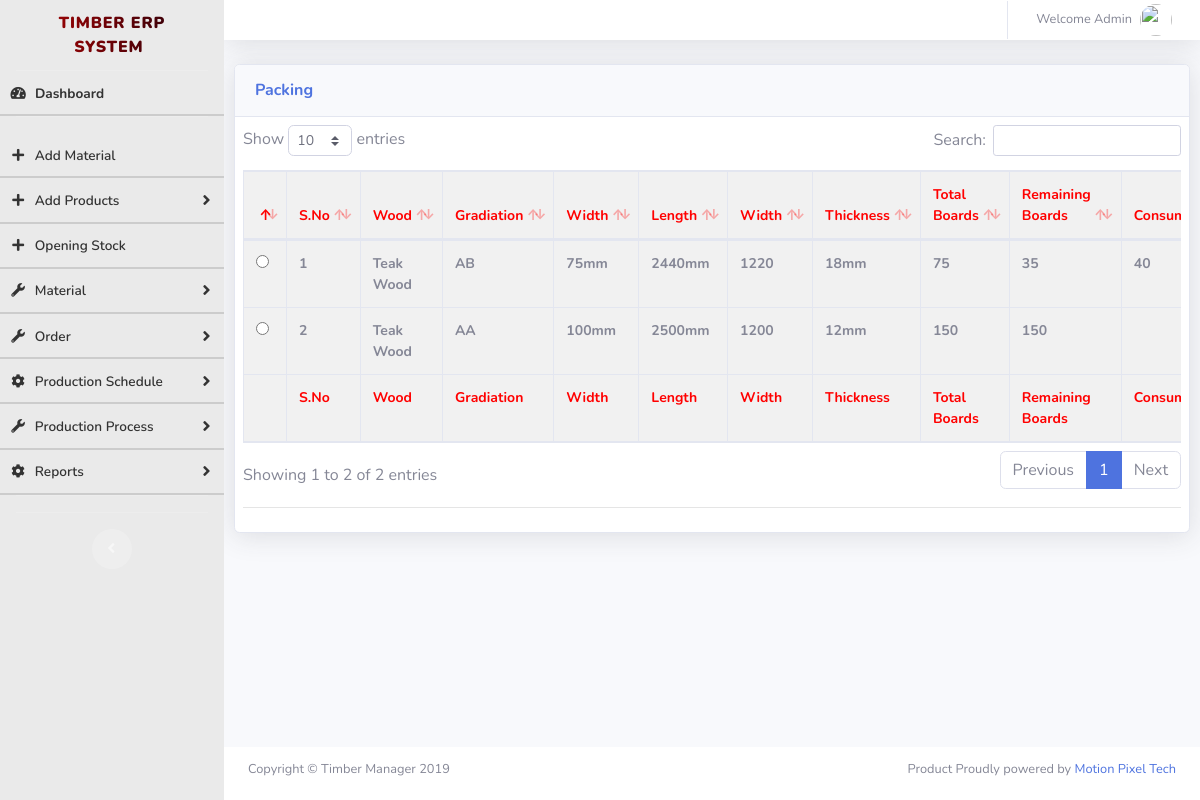
Page /packing.php (signed in) on the committed database.
### tables this page shows
CREATE TABLE `ta_board_manufacturing` (
  `bm_id` int(10) NOT NULL,
  `bm_date` date NOT NULL,
  `type_of_wood` varchar(200) NOT NULL,
  `bm_batch_no` varchar(200) NOT NULL,
  `gradiation` varchar(200) NOT NULL,
  `widthg` varchar(200) NOT NULL,
  `width` varchar(200) NOT NULL,
  `length` varchar(200) NOT NULL,
  `thickness` varchar(200) NOT NULL,
  `no_of_pieces` varchar(150) NOT NULL,
  `sqm` varchar(200) NOT NULL,
  `sqft` varchar(200) NOT NULL,
  `glow_type` varchar(100) NOT NULL,
  `quantity` varchar(100) NOT NULL,
  `uom` varchar(20) NOT NULL,
  `created_on` datetime NOT NULL DEFAULT current_timestamp(),
  `status` int(1) NOT NULL DEFAULT 1,
  `consumed` varchar(250) NOT NULL,
  `packing_consumerQty` varchar(100) NOT NULL
);

CREATE TABLE `ta_wood_type` (
  `id` int(10) NOT NULL,
  `wood_type` varchar(150) NOT NULL,
  `status` int(1) NOT NULL DEFAULT 1 COMMENT '1->Active, 0->inactive',
  `created_on` datetime NOT NULL DEFAULT current_timestamp()
);

CREATE TABLE `ta_gradation` (
  `id` int(10) NOT NULL,
  `gradation` varchar(150) NOT NULL,
  `status` int(1) NOT NULL DEFAULT 1 COMMENT '1->Active, 0->inactive',
  `created_on` datetime NOT NULL DEFAULT current_timestamp()
);

### packing.php (the view, shortened to what this page needs)
<?php
  if(empty($_SESSION['loggedin_id']))
  {
    header("Location: index.php");
  } else {
  include("db_connection.php");
  $sql = "SELECT bm.*,wt.id wood_id, wt.wood_type, tg.id gradation_id, tg.gradation,SUM(ts.qty) consumedSandin_qty FROM ta_board_manufacturing bm join ta_wood_type wt on (wt.id = bm.type_of_wood) join ta_gradation tg on (tg.id = bm.gradiation) JOIN ta_sanding ts on (ts.boardmanu_id = bm.bm_id) GROUP by bm.bm_id";
  $resp = $conn->query($sql);
?>
<!DOCTYPE html>
<html lang="en">
<head>
  <link href="vendor/fontawesome-free/css/all.min.css" rel="stylesheet" type="text/css">
  <link href="css/sb-admin-2.min.css" rel="stylesheet">
  <link href="vendor/datatables/dataTables.bootstrap4.min.css" rel="stylesheet">
</head>
<body id="page-top">
  <div id="wrapper">
   <?php include "sidebar.php"; ?>
    <div id="content-wrapper" class="d-flex flex-column">
      <div id="content">
        <nav class="navbar navbar-expand navbar-light bg-white topbar mb-0 static-top shadow">
          <ul class="navbar-nav ml-auto">
            <li class="nav-item dropdown no-arrow">
              <a class="nav-link dropdown-toggle" href="#" id="userDropdown" role="button" data-toggle="dropdown" aria-haspopup="true" aria-expanded="false">
                <span class="mr-2 d-none d-lg-inline text-gray-600 small">Welcome Admin</span>
                <img class="img-profile rounded-circle" src="https://source.unsplash.com/QAB-WJcbgJk/60x60">
              </a>
            </li>
          </ul>
        </nav>
        <div class="">
        <div class="">
          <div class="card shadow mb-4">
            <div class="card-header py-3">
              <h6 class="m-0 font-weight-bold text-primary" style="text-transform: capitalize;">Packing</h6>
            </div>
            <div class="card-body">
              <div class="table-responsive">
        				<div class="table-responsive">
        					<table class="table table-bordered requestTable" id="dataTable" width="100%" cellspacing="0">
        						<thead>
        							<tr>
                        <th></th>
        								<th>S.No</th>
        								<th>Wood</th>
                        <th>Gradiation</th>
                        <th>Width</th>
        								<th>Length</th>
        								<th>Width</th>
        								<th>Thickness</th>
                        <th>Total Boards</th>
                        <th>Remaining Boards</th>
        								<th>Consumed</th>
        							</tr>
        						</thead>
        						<tfoot>
        							<tr>
                        <th></th>
                        <th>S.No</th>
                        <th>Wood</th>
                        <th>Gradiation</th>
                        <th>Width</th>
                        <th>Length</th>
                        <th>Width</th>
                        <th>Thickness</th>
                        <th>Total Boards</th>
                        <th>Remaining Boards</th>
                        <th>Consumed</th>
        							</tr>
        						</tfoot>
        						<tbody>
                      <?php
                      $sno = 1;
                        while ($rows = $resp->fetch_array()) {
                          $consumed_qty = "select sum(quantity) consumed_qty from ta_packing where boardmanu_id = ".$rows['bm_id'];
                          $consumedQtyresp = $conn->query($consumed_qty);
                          $consumedResp = mysqli_fetch_assoc($consumedQtyresp);
                          if($consumedResp['consumed_qty'] != $rows['no_of_pieces']) {
                      ?>
        							<tr>
                        <th><input type="radio" name="packingRadio" value="<?php echo $rows['bm_id']; ?>" id="season_out_radio"></th>
        								<th><?php echo $sno++;?></th>
        								<th><?php echo $rows['wood_type']; ?></th>
                        <th><?php echo $rows['gradation']; ?></th>
                        <th><?php echo $rows['width'].'mm';?></th>
        								<th><?php echo $rows['length'].'mm';?></th>
        								<th><?php echo $rows['widthg'];?></th>
        								<th><?php echo $rows['thickness'].'mm';?></th>
        								<th><?php echo $rows['no_of_pieces']?></th>
                        <th><?php if(!empty($consumedResp['consumed_qty'])) { echo $rows['no_of_pieces'] - $consumedResp['consumed_qty']; } else { echo $rows['no_of_pieces']; }?></th>
        								<th class="txt"><?php echo $consumedResp['consumed_qty']; ?>  &nbsp;
                        </th>
        							</tr>
                    <?php } }?>
        						</tbody>
        					</table>
        				</div>
            	<hr>
        </div>
      </div>
    </div>
  </div>
        </div>
      </div>
      <?php include "footer.php"; ?>
    </div>
  </div>
</body>
</html>
<?php } ?>

### rows in the picture
ta_board_manufacturing: ta_wood_type.wood_type "Teak Wood", ta_gradation.gradation "AB", width "75", length "2440", widthg "1220", thickness "18", no_of_pieces "75", consumed_qty "35", consumed_qty "40"
ta_board_manufacturing: ta_wood_type.wood_type "Teak Wood", ta_gradation.gradation "AA", width "100", length "2500", widthg "1200", thickness "12", no_of_pieces "150"
